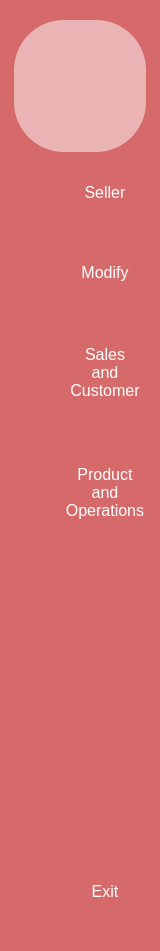
   <widget class="QWidget" name="wdgtLongSideBar" native="true">
    <property name="geometry">
     <rect>
      <x>0</x>
      <y>0</y>
      <width>150</width>
      <height>951</height>
     </rect>
    </property>
    <property name="maximumSize">
     <size>
      <width>150</width>
      <height>16777215</height>
     </size>
    </property>
    <property name="styleSheet">
     <string notr="true">background-color: #D66A6A;


</string>
    </property>
    <layout class="QVBoxLayout" name="verticalLayout_3">
     <property name="spacing">
      <number>0</number>
     </property>
     <property name="leftMargin">
      <number>0</number>
     </property>
     <property name="topMargin">
      <number>0</number>
     </property>
     <property name="rightMargin">
      <number>0</number>
     </property>
     <property name="bottomMargin">
      <number>0</number>
     </property>
     <item>
      <spacer name="horizontalSpacer_3">
       <property name="orientation">
        <enum>Qt::Horizontal</enum>
       </property>
       <property name="sizeHint" stdset="0">
        <size>
         <width>40</width>
         <height>20</height>
        </size>
       </property>
      </spacer>
     </item>
     <item>
      <layout class="QHBoxLayout" name="horizontalLayout_9">
       <property name="spacing">
        <number>0</number>
       </property>
       <item>
        <widget class="QLabel" name="label_logo">
         <property name="minimumSize">
          <size>
           <width>132</width>
           <height>132</height>
          </size>
         </property>
         <property name="maximumSize">
          <size>
           <width>132</width>
           <height>132</height>
          </size>
         </property>
         <property name="styleSheet">
          <string notr="true">background-color: rgba(255, 255, 255, 0.5); border-radius: 50px;</string>
         </property>
         <property name="text">
          <string/>
         </property>
         <property name="pixmap">
          <pixmap>picture/logo.png</pixmap>
         </property>
         <property name="scaledContents">
          <bool>true</bool>
         </property>
         <property name="alignment">
          <set>Qt::AlignCenter</set>
         </property>
        </widget>
       </item>
      </layout>
     </item>
     <item>
      <spacer name="horizontalSpacer_5">
       <property name="orientation">
        <enum>Qt::Horizontal</enum>
       </property>
       <property name="sizeHint" stdset="0">
        <size>
         <width>40</width>
         <height>20</height>
        </size>
       </property>
      </spacer>
     </item>
     <item>
      <layout class="QHBoxLayout" name="horizontalLayout_2">
       <item>
        <widget class="QPushButton" name="btnEmplSmall_5">
         <property name="maximumSize">
          <size>
           <width>50</width>
           <height>40</height>
          </size>
         </property>
         <property name="baseSize">
          <size>
           <width>0</width>
           <height>0</height>
          </size>
         </property>
         <property name="layoutDirection">
          <enum>Qt::LeftToRight</enum>
         </property>
         <property name="autoFillBackground">
          <bool>false</bool>
         </property>
         <property name="styleSheet">
          <string notr="true">background-color: #D66A6A; border: none; padding:5px; border-radius: 5px; font-size: 16px; color: white;</string>
         </property>
         <property name="text">
          <string/>
         </property>
         <property name="icon">
          <iconset>
           <normaloff>picture/team.png</normaloff>picture/team.png</iconset>
         </property>
         <property name="iconSize">
          <size>
           <width>30</width>
           <height>30</height>
          </size>
         </property>
         <property name="checkable">
          <bool>true</bool>
         </property>
         <property name="autoExclusive">
          <bool>true</bool>
         </property>
        </widget>
       </item>
       <item>
        <widget class="QPushButton" name="btnSellerInfo">
         <property name="minimumSize">
          <size>
           <width>0</width>
           <height>0</height>
          </size>
         </property>
         <property name="styleSheet">
          <string notr="true">    QPushButton {
        background-color: #D66A6A;
        border: none;
        border-radius: 5px;
        padding: 5px;
        font-size: 16px;
        color: white;
        width: 100%;
        height: 30%;
    }

    QPushButton:hover {
        background-color: #FFAAAA;
        color: black;
        border: 1px solid #D66A6A;
    }</string>
         </property>
         <property name="text">
          <string>Seller</string>
         </property>
        </widget>
       </item>
      </layout>
     </item>
     <item>
      <spacer name="horizontalSpacer">
       <property name="orientation">
        <enum>Qt::Horizontal</enum>
       </property>
       <property name="sizeHint" stdset="0">
        <size>
         <width>40</width>
         <height>20</height>
        </size>
       </property>
      </spacer>
     </item>
     <item>
      <spacer name="horizontalSpacer_10">
       <property name="orientation">
        <enum>Qt::Horizontal</enum>
       </property>
       <property name="sizeHint" stdset="0">
        <size>
         <width>40</width>
         <height>20</height>
        </size>
       </property>
      </spacer>
     </item>
     <item>
      <layout class="QHBoxLayout" name="horizontalLayout">
       <item>
        <widget class="QPushButton" name="btnEmplSmall_3">
         <property name="maximumSize">
          <size>
           <width>50</width>
           <height>40</height>
          </size>
         </property>
         <property name="baseSize">
          <size>
           <width>0</width>
           <height>0</height>
          </size>
         </property>
         <property name="layoutDirection">
          <enum>Qt::LeftToRight</enum>
         </property>
         <property name="autoFillBackground">
          <bool>false</bool>
         </property>
         <property name="styleSheet">
          <string notr="true">background-color: #D66A6A; border: none; padding:5px; border-radius: 5px; font-size: 16px; color: white;</string>
         </property>
         <property name="text">
          <string/>
         </property>
         <property name="icon">
          <iconset>
           <normaloff>picture/edit.png</normaloff>picture/edit.png</iconset>
         </property>
         <property name="iconSize">
          <size>
           <width>30</width>
           <height>30</height>
          </size>
         </property>
         <property name="checkable">
          <bool>true</bool>
         </property>
         <property name="autoExclusive">
          <bool>true</bool>
         </property>
        </widget>
       </item>
       <item>
        <widget class="QPushButton" name="btnModify">
         <property name="minimumSize">
          <size>
           <width>0</width>
           <height>0</height>
          </size>
         </property>
         <property name="styleSheet">
          <string notr="true">    QPushButton {
        background-color: #D66A6A;
        border: none;
        border-radius: 5px;
        padding: 5px;
        font-size: 16px;
        color: white;
        width: 100%;
        height: 30%;
    }

    QPushButton:hover {
        background-color: #FFAAAA;
        color: black;
        border: 1px solid #D66A6A;
    }</string>
         </property>
         <property name="text">
          <string>Modify</string>
         </property>
        </widget>
       </item>
      </layout>
     </item>
     <item>
      <spacer name="horizontalSpacer_9">
       <property name="orientation">
        <enum>Qt::Horizontal</enum>
       </property>
       <property name="sizeHint" stdset="0">
        <size>
         <width>40</width>
         <height>20</height>
        </size>
       </property>
      </spacer>
     </item>
     <item>
      <spacer name="horizontalSpacer_2">
       <property name="orientation">
        <enum>Qt::Horizontal</enum>
       </property>
       <property name="sizeHint" stdset="0">
        <size>
         <width>40</width>
         <height>20</height>
        </size>
       </property>
      </spacer>
     </item>
     <item>
      <layout class="QHBoxLayout" name="horizontalLayout_3">
       <item>
        <widget class="QPushButton" name="btnEmplSmall_6">
         <property name="maximumSize">
          <size>
           <width>50</width>
           <height>40</height>
          </size>
         </property>
         <property name="baseSize">
          <size>
           <width>0</width>
           <height>0</height>
          </size>
         </property>
         <property name="layoutDirection">
          <enum>Qt::LeftToRight</enum>
         </property>
         <property name="autoFillBackground">
          <bool>false</bool>
         </property>
         <property name="styleSheet">
          <string notr="true">background-color: #D66A6A; border: none; padding:5px; border-radius: 5px; font-size: 16px; color: white;</string>
         </property>
         <property name="text">
          <string/>
         </property>
         <property name="icon">
          <iconset>
           <normaloff>picture/dashboard.png</normaloff>picture/dashboard.png</iconset>
         </property>
         <property name="iconSize">
          <size>
           <width>30</width>
           <height>30</height>
          </size>
         </property>
         <property name="checkable">
          <bool>true</bool>
         </property>
         <property name="autoExclusive">
          <bool>true</bool>
         </property>
        </widget>
       </item>
       <item>
        <widget class="QPushButton" name="btnDashboard">
         <property name="minimumSize">
          <size>
           <width>0</width>
           <height>80</height>
          </size>
         </property>
         <property name="styleSheet">
          <string notr="true">    QPushButton {
        background-color: #D66A6A;
        border: none;
        border-radius: 5px;
        padding: 5px;
        font-size: 16px;
        color: white;
        width: 100%;
        height: 30%;
    }

    QPushButton:hover {
        background-color: #FFAAAA;
        color: black;
        border: 1px solid #D66A6A;
    }</string>
         </property>
         <property name="text">
          <string>Sales
and
Customer</string>
         </property>
        </widget>
       </item>
      </layout>
     </item>
     <item>
      <spacer name="horizontalSpacer_6">
       <property name="orientation">
        <enum>Qt::Horizontal</enum>
       </property>
       <property name="sizeHint" stdset="0">
        <size>
         <width>40</width>
         <height>20</height>
        </size>
       </property>
      </spacer>
     </item>
     <item>
      <spacer name="horizontalSpacer_28">
       <property name="orientation">
        <enum>Qt::Horizontal</enum>
       </property>
       <property name="sizeHint" stdset="0">
        <size>
         <width>40</width>
         <height>20</height>
        </size>
       </property>
      </spacer>
     </item>
     <item>
      <layout class="QHBoxLayout" name="horizontalLayout_17">
       <item>
        <widget class="QPushButton" name="btnEmplSmall_8">
         <property name="maximumSize">
          <size>
           <width>50</width>
           <height>40</height>
          </size>
         </property>
         <property name="baseSize">
          <size>
           <width>0</width>
           <height>0</height>
          </size>
         </property>
         <property name="layoutDirection">
          <enum>Qt::LeftToRight</enum>
         </property>
         <property name="autoFillBackground">
          <bool>false</bool>
         </property>
         <property name="styleSheet">
          <string notr="true">background-color: #D66A6A; border: none; padding:5px; border-radius: 5px; font-size: 16px; color: white;</string>
         </property>
         <property name="text">
          <string/>
         </property>
         <property name="icon">
          <iconset>
           <normaloff>picture/dashboard.png</normaloff>picture/dashboard.png</iconset>
         </property>
         <property name="iconSize">
          <size>
           <width>30</width>
           <height>30</height>
          </size>
         </property>
         <property name="checkable">
          <bool>true</bool>
         </property>
         <property name="autoExclusive">
          <bool>true</bool>
         </property>
        </widget>
       </item>
       <item>
        <widget class="QPushButton" name="btnDashboard_2">
         <property name="minimumSize">
          <size>
           <width>0</width>
           <height>80</height>
          </size>
         </property>
         <property name="styleSheet">
          <string notr="true">    QPushButton {
        background-color: #D66A6A;
        border: none;
        border-radius: 5px;
        padding: 5px;
        font-size: 16px;
        color: white;
        width: 100%;
        height: 30%;
    }

    QPushButton:hover {
        background-color: #FFAAAA;
        color: black;
        border: 1px solid #D66A6A;
    }</string>
         </property>
         <property name="text">
          <string>Product
and
Operations</string>
         </property>
        </widget>
       </item>
      </layout>
     </item>
     <item>
      <spacer name="verticalSpacer_2">
       <property name="orientation">
        <enum>Qt::Vertical</enum>
       </property>
       <property name="sizeHint" stdset="0">
        <size>
         <width>38</width>
         <height>138</height>
        </size>
       </property>
      </spacer>
     </item>
     <item>
      <layout class="QHBoxLayout" name="horizontalLayout_10">
       <item>
        <widget class="QPushButton" name="btnEmplSmall_7">
         <property name="maximumSize">
          <size>
           <width>50</width>
           <height>40</height>
          </size>
         </property>
         <property name="baseSize">
          <size>
           <width>0</width>
           <height>0</height>
          </size>
         </property>
         <property name="layoutDirection">
          <enum>Qt::LeftToRight</enum>
         </property>
         <property name="autoFillBackground">
          <bool>false</bool>
         </property>
         <property name="styleSheet">
          <string notr="true">background-color: #D66A6A; border: none; padding:5px; border-radius: 5px; font-size: 16px; color: white;</string>
         </property>
         <property name="text">
          <string/>
         </property>
         <property name="icon">
          <iconset>
           <normaloff>picture/logout.png</normaloff>picture/logout.png</iconset>
         </property>
         <property name="iconSize">
          <size>
           <width>30</width>
           <height>30</height>
          </size>
         </property>
         <property name="checkable">
          <bool>true</bool>
         </property>
         <property name="autoExclusive">
          <bool>true</bool>
         </property>
        </widget>
       </item>
       <item>
        <widget class="QPushButton" name="pushButton_exit">
         <property name="styleSheet">
          <string notr="true">    QPushButton {
        background-color: #D66A6A;
        border: none;
        border-radius: 5px;
        padding: 5px;
        font-size: 16px;
        color: white;
        width: 100%;
        height: 30%;
    }

    QPushButton:hover {
        background-color: #FFAAAA;
        color: black;
        border: 1px solid #D66A6A;
    }</string>
         </property>
         <property name="text">
          <string>Exit</string>
         </property>
        </widget>
       </item>
      </layout>
     </item>
     <item>
      <spacer name="horizontalSpacer_4">
       <property name="orientation">
        <enum>Qt::Horizontal</enum>
       </property>
       <property name="sizeHint" stdset="0">
        <size>
         <width>40</width>
         <height>20</height>
        </size>
       </property>
      </spacer>
     </item>
     <item>
      <spacer name="horizontalSpacer_8">
       <property name="orientation">
        <enum>Qt::Horizontal</enum>
       </property>
       <property name="sizeHint" stdset="0">
        <size>
         <width>40</width>
         <height>20</height>
        </size>
       </property>
      </spacer>
     </item>
    </layout>
   </widget>
